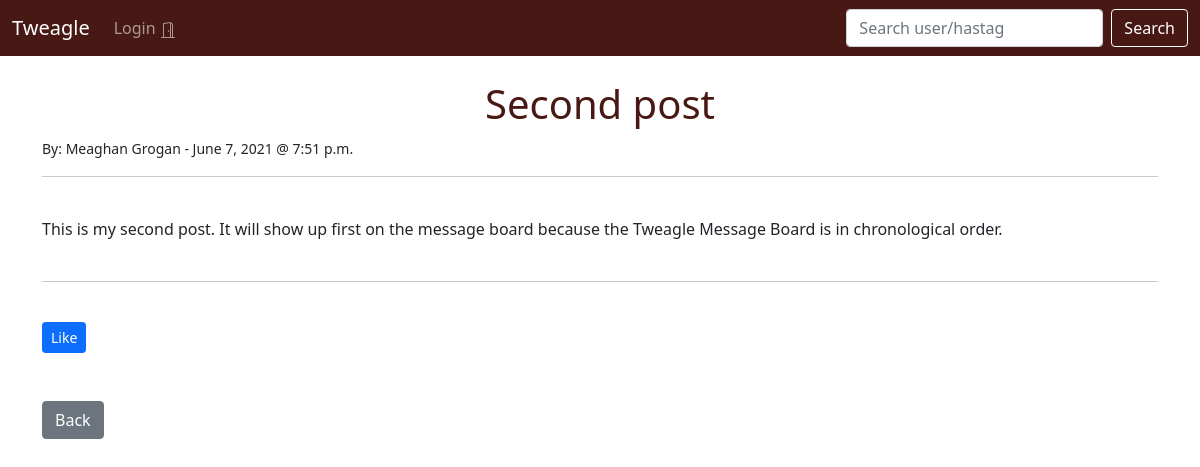
The app's page /post/4 with its own data.
### tweagleBoard/models.py (models this page shows, shortened)
class Post(models.Model):
    title = models.CharField(max_length=500)
    author = models.ForeignKey(User, on_delete=models.CASCADE)
    body = models.TextField()
    post_date = models.DateField(auto_now_add=True)
    post_time = models.TimeField(auto_now_add=True)
    likes = models.ManyToManyField(User, related_name='tweag_posts')

### tweagleBoard/views.py (the view)
# urls.py: path('post/<int:pk>', PostDetailView.as_view(), name = 'post-detail'),
class PostDetailView(DetailView):
    model = Post
    template_name = 'post_detail.html'

### tweagleBoard/templates/post_detail.html (shortened to what this page needs)
{% extends 'base.html' %}
{% block content %}
<h1>{{ post.title }}</h1>
<small> By: {{ post.author.first_name }} {{ post.author.last_name }} - {{ post.post_date }} @ {{ post.post_time }}</small><br/>
<hr>
<br/>
{{ post.body }}
<br/> <br/>
<hr>
<br/>
<form action = "{% url 'like_post' post.pk %}" method="POST">
  <button type="submit", name="post_id", value = "{{ post.id }}", class="btn btn-primary btn-sm">Like</button>
</form>
<br/> <br/>
<a href= "{% url 'home' %}" class="btn btn-secondary">Back</a>
{% endblock %}

### tweagleBoard/static/stylesheet.css (style rules this page uses)
h1 { color: #481914; font-family: 'Segoe UI', Tahoma, Geneva, Verdana, sans-serif; text-align: center; }

### records on screen
Post: title "Second post", author.first_name "Meaghan", author.last_name "Grogan", post_date "June 7, 2021", post_time "7:51 p.m.", body "This is my second post. It will show up first on the message board because the Tweagle Message Board is in chronological order."
